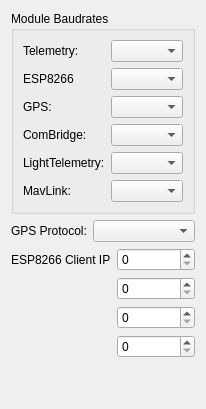
     <widget class="QWidget" name="misc">
      <attribute name="title">
       <string>Misc</string>
      </attribute>
      <layout class="QVBoxLayout" name="verticalLayout_2">
       <item>
        <widget class="QGroupBox" name="groupBox">
         <property name="layoutDirection">
          <enum>Qt::LeftToRight</enum>
         </property>
         <property name="title">
          <string>Module Baudrates</string>
         </property>
         <property name="flat">
          <bool>false</bool>
         </property>
         <layout class="QFormLayout" name="formLayout_4">
          <property name="fieldGrowthPolicy">
           <enum>QFormLayout::FieldsStayAtSizeHint</enum>
          </property>
          <item row="0" column="0">
           <widget class="QLabel" name="lbTelemetry">
            <property name="text">
             <string>Telemetry: </string>
            </property>
           </widget>
          </item>
          <item row="0" column="1">
           <widget class="QComboBox" name="cb_TelemetryBaudRate">
            <property name="objrelation" stdset="0">
             <stringlist>
              <string>objname:ModuleSettings</string>
              <string>fieldname:TelemetrySpeed</string>
             </stringlist>
            </property>
           </widget>
          </item>
          <item row="3" column="0">
           <widget class="QLabel" name="lbGPS">
            <property name="text">
             <string>GPS: </string>
            </property>
           </widget>
          </item>
          <item row="3" column="1">
           <widget class="QComboBox" name="cb_gpsSpeed">
            <property name="objrelation" stdset="0">
             <stringlist>
              <string>objname:ModuleSettings</string>
              <string>fieldname:GPSSpeed</string>
             </stringlist>
            </property>
           </widget>
          </item>
          <item row="4" column="0">
           <widget class="QLabel" name="lbComBridge">
            <property name="text">
             <string>ComBridge:</string>
            </property>
           </widget>
          </item>
          <item row="4" column="1">
           <widget class="QComboBox" name="cb_combridgeSpeed">
            <property name="objrelation" stdset="0">
             <stringlist>
              <string>objname:ModuleSettings</string>
              <string>fieldname:ComUsbBridgeSpeed</string>
             </stringlist>
            </property>
           </widget>
          </item>
          <item row="5" column="0">
           <widget class="QLabel" name="lbLightTelemetry">
            <property name="text">
             <string>LightTelemetry:</string>
            </property>
           </widget>
          </item>
          <item row="5" column="1">
           <widget class="QComboBox" name="cb_LightTelemetrySpeed">
            <property name="objrelation" stdset="0">
             <stringlist>
              <string>objname:ModuleSettings</string>
              <string>fieldname:LightTelemetrySpeed</string>
             </stringlist>
            </property>
           </widget>
          </item>
          <item row="6" column="1">
           <widget class="QComboBox" name="cb_MavlinkSpeed">
            <property name="objrelation" stdset="0">
             <stringlist>
              <string>objname:ModuleSettings</string>
              <string>fieldname:MavlinkSpeed</string>
             </stringlist>
            </property>
           </widget>
          </item>
          <item row="6" column="0">
           <widget class="QLabel" name="lbMavLink">
            <property name="text">
             <string>MavLink:</string>
            </property>
           </widget>
          </item>
          <item row="2" column="1">
           <widget class="QComboBox" name="cb_esp8266Speed">
            <property name="objrelation" stdset="0">
             <stringlist>
              <string>objname:ModuleSettings</string>
              <string>fieldname:ESP8266Speed</string>
              <string></string>
             </stringlist>
            </property>
           </widget>
          </item>
          <item row="2" column="0">
           <widget class="QLabel" name="lb_ESP8266">
            <property name="text">
             <string>ESP8266</string>
            </property>
           </widget>
          </item>
         </layout>
        </widget>
       </item>
       <item>
        <layout class="QFormLayout" name="formLayout_5">
         <item row="0" column="0">
          <widget class="QLabel" name="label_20">
           <property name="text">
            <string>GPS Protocol:</string>
           </property>
          </widget>
         </item>
         <item row="0" column="1">
          <widget class="QComboBox" name="cb_TelemetryBaudRate_2">
           <property name="objrelation" stdset="0">
            <stringlist>
             <string>objname:ModuleSettings</string>
             <string>fieldname:GPSDataProtocol</string>
            </stringlist>
           </property>
          </widget>
         </item>
        </layout>
       </item>
       <item>
        <layout class="QFormLayout" name="formLayout_12">
         <item row="1" column="0">
          <widget class="QLabel" name="label_33">
           <property name="text">
            <string>ESP8266 Client IP</string>
           </property>
          </widget>
         </item>
         <item row="1" column="1">
          <widget class="QSpinBox" name="esp8266_ip_oct1">
           <property name="sizePolicy">
            <sizepolicy hsizetype="Expanding" vsizetype="Fixed">
             <horstretch>0</horstretch>
             <verstretch>0</verstretch>
            </sizepolicy>
           </property>
           <property name="maximum">
            <number>255</number>
           </property>
           <property name="objrelation" stdset="0">
            <stringlist>
             <string>objname:ModuleSettings</string>
             <string>fieldname:ESP8266ClientIpOctet1</string>
            </stringlist>
           </property>
          </widget>
         </item>
         <item row="2" column="1">
          <widget class="QSpinBox" name="esp8266_ip_oct2">
           <property name="sizePolicy">
            <sizepolicy hsizetype="MinimumExpanding" vsizetype="Minimum">
             <horstretch>0</horstretch>
             <verstretch>0</verstretch>
            </sizepolicy>
           </property>
           <property name="maximum">
            <number>255</number>
           </property>
           <property name="objrelation" stdset="0">
            <stringlist>
             <string>objname:ModuleSettings</string>
             <string>fieldname:ESP8266ClientIpOctet2</string>
            </stringlist>
           </property>
          </widget>
         </item>
         <item row="3" column="1">
          <widget class="QSpinBox" name="esp8266_ip_oct3">
           <property name="maximum">
            <number>255</number>
           </property>
           <property name="objrelation" stdset="0">
            <stringlist>
             <string>objname:ModuleSettings</string>
             <string>fieldname:ESP8266ClientIpOctet3</string>
            </stringlist>
           </property>
          </widget>
         </item>
         <item row="4" column="1">
          <widget class="QSpinBox" name="esp8266_ip_oct4">
           <property name="maximum">
            <number>255</number>
           </property>
           <property name="objrelation" stdset="0">
            <stringlist>
             <string>objname:ModuleSettings</string>
             <string>fieldname:ESP8266ClientIpOctet4</string>
            </stringlist>
           </property>
          </widget>
         </item>
        </layout>
       </item>
       <item>
        <spacer name="verticalSpacer_3">
         <property name="orientation">
          <enum>Qt::Vertical</enum>
         </property>
         <property name="sizeHint" stdset="0">
          <size>
           <width>20</width>
           <height>40</height>
          </size>
         </property>
        </spacer>
       </item>
      </layout>
     </widget>
